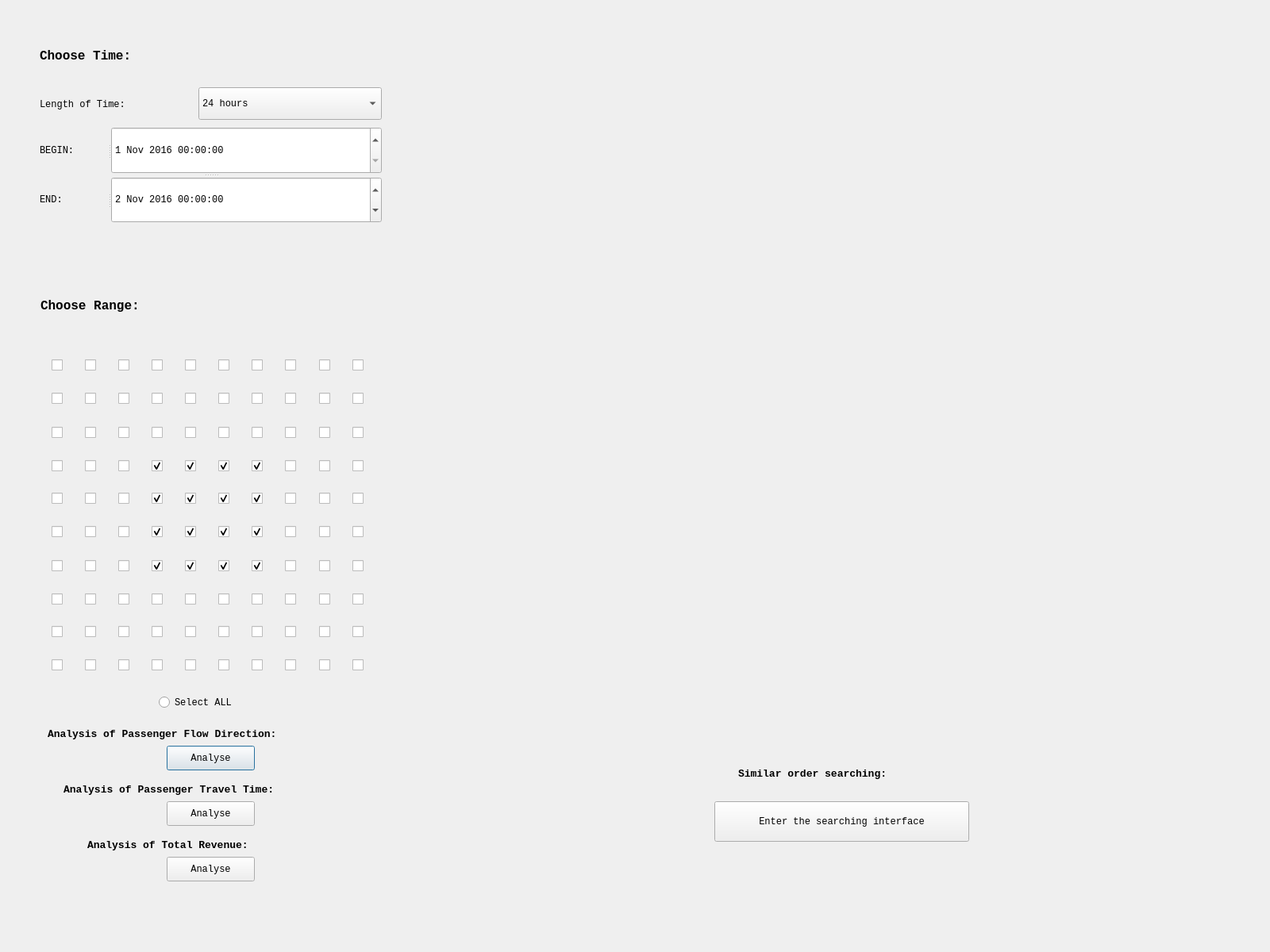
<?xml version="1.0" encoding="UTF-8"?>
<ui version="4.0">
 <class>drawing_Dialog</class>
 <widget class="QDialog" name="drawing_Dialog">
  <property name="geometry">
   <rect>
    <x>0</x>
    <y>0</y>
    <width>1600</width>
    <height>1200</height>
   </rect>
  </property>
  <property name="font">
   <font>
    <family>Consolas</family>
   </font>
  </property>
  <property name="windowTitle">
   <string>Dialog</string>
  </property>
  <property name="autoFillBackground">
   <bool>true</bool>
  </property>
  <widget class="QLabel" name="label">
   <property name="geometry">
    <rect>
     <x>50</x>
     <y>40</y>
     <width>351</width>
     <height>61</height>
    </rect>
   </property>
   <property name="text">
    <string>&lt;html&gt;&lt;head/&gt;&lt;body&gt;&lt;p&gt;&lt;span style=&quot; font-size:12pt; font-weight:600;&quot;&gt;Choose Time:&lt;/span&gt;&lt;/p&gt;&lt;/body&gt;&lt;/html&gt;</string>
   </property>
  </widget>
  <widget class="QLabel" name="label_4">
   <property name="geometry">
    <rect>
     <x>51</x>
     <y>350</y>
     <width>241</width>
     <height>71</height>
    </rect>
   </property>
   <property name="text">
    <string>&lt;html&gt;&lt;head/&gt;&lt;body&gt;&lt;p&gt;&lt;span style=&quot; font-size:12pt; font-weight:600;&quot;&gt;Choose Range:&lt;/span&gt;&lt;/p&gt;&lt;/body&gt;&lt;/html&gt;</string>
   </property>
  </widget>
  <widget class="QLabel" name="label_5">
   <property name="geometry">
    <rect>
     <x>50</x>
     <y>438</y>
     <width>421</width>
     <height>421</height>
    </rect>
   </property>
   <property name="styleSheet">
    <string notr="true">image: url(:/new/prefix1/image/map.bmp);</string>
   </property>
   <property name="text">
    <string/>
   </property>
  </widget>
  <widget class="QCheckBox" name="CHB01">
   <property name="geometry">
    <rect>
     <x>65</x>
     <y>452</y>
     <width>16</width>
     <height>16</height>
    </rect>
   </property>
   <property name="text">
    <string/>
   </property>
   <property name="iconSize">
    <size>
     <width>16</width>
     <height>16</height>
    </size>
   </property>
  </widget>
  <widget class="QCheckBox" name="CHB02">
   <property name="geometry">
    <rect>
     <x>107</x>
     <y>452</y>
     <width>16</width>
     <height>16</height>
    </rect>
   </property>
   <property name="text">
    <string/>
   </property>
   <property name="iconSize">
    <size>
     <width>16</width>
     <height>16</height>
    </size>
   </property>
  </widget>
  <widget class="QCheckBox" name="CHB04">
   <property name="geometry">
    <rect>
     <x>191</x>
     <y>452</y>
     <width>16</width>
     <height>16</height>
    </rect>
   </property>
   <property name="text">
    <string/>
   </property>
   <property name="iconSize">
    <size>
     <width>16</width>
     <height>16</height>
    </size>
   </property>
  </widget>
  <widget class="QCheckBox" name="CHB03">
   <property name="geometry">
    <rect>
     <x>149</x>
     <y>452</y>
     <width>16</width>
     <height>16</height>
    </rect>
   </property>
   <property name="text">
    <string/>
   </property>
   <property name="iconSize">
    <size>
     <width>16</width>
     <height>16</height>
    </size>
   </property>
  </widget>
  <widget class="QCheckBox" name="CHB06">
   <property name="geometry">
    <rect>
     <x>275</x>
     <y>452</y>
     <width>16</width>
     <height>16</height>
    </rect>
   </property>
   <property name="text">
    <string/>
   </property>
   <property name="iconSize">
    <size>
     <width>16</width>
     <height>16</height>
    </size>
   </property>
  </widget>
  <widget class="QCheckBox" name="CHB07">
   <property name="geometry">
    <rect>
     <x>317</x>
     <y>452</y>
     <width>16</width>
     <height>16</height>
    </rect>
   </property>
   <property name="text">
    <string/>
   </property>
   <property name="iconSize">
    <size>
     <width>16</width>
     <height>16</height>
    </size>
   </property>
  </widget>
  <widget class="QCheckBox" name="CHB05">
   <property name="geometry">
    <rect>
     <x>233</x>
     <y>452</y>
     <width>16</width>
     <height>16</height>
    </rect>
   </property>
   <property name="text">
    <string/>
   </property>
   <property name="iconSize">
    <size>
     <width>16</width>
     <height>16</height>
    </size>
   </property>
  </widget>
  <widget class="QCheckBox" name="CHB08">
   <property name="geometry">
    <rect>
     <x>359</x>
     <y>452</y>
     <width>16</width>
     <height>16</height>
    </rect>
   </property>
   <property name="text">
    <string/>
   </property>
   <property name="iconSize">
    <size>
     <width>16</width>
     <height>16</height>
    </size>
   </property>
  </widget>
  <widget class="QCheckBox" name="CHB10">
   <property name="geometry">
    <rect>
     <x>444</x>
     <y>452</y>
     <width>16</width>
     <height>16</height>
    </rect>
   </property>
   <property name="text">
    <string/>
   </property>
   <property name="iconSize">
    <size>
     <width>16</width>
     <height>16</height>
    </size>
   </property>
  </widget>
  <widget class="QCheckBox" name="CHB09">
   <property name="geometry">
    <rect>
     <x>402</x>
     <y>452</y>
     <width>16</width>
     <height>16</height>
    </rect>
   </property>
   <property name="text">
    <string/>
   </property>
   <property name="iconSize">
    <size>
     <width>16</width>
     <height>16</height>
    </size>
   </property>
  </widget>
  <widget class="QCheckBox" name="CHB19">
   <property name="geometry">
    <rect>
     <x>402</x>
     <y>494</y>
     <width>16</width>
     <height>16</height>
    </rect>
   </property>
   <property name="text">
    <string/>
   </property>
   <property name="iconSize">
    <size>
     <width>16</width>
     <height>16</height>
    </size>
   </property>
  </widget>
  <widget class="QCheckBox" name="CHB12">
   <property name="geometry">
    <rect>
     <x>107</x>
     <y>494</y>
     <width>16</width>
     <height>16</height>
    </rect>
   </property>
   <property name="text">
    <string/>
   </property>
   <property name="iconSize">
    <size>
     <width>16</width>
     <height>16</height>
    </size>
   </property>
  </widget>
  <widget class="QCheckBox" name="CHB18">
   <property name="geometry">
    <rect>
     <x>359</x>
     <y>494</y>
     <width>16</width>
     <height>16</height>
    </rect>
   </property>
   <property name="text">
    <string/>
   </property>
   <property name="iconSize">
    <size>
     <width>16</width>
     <height>16</height>
    </size>
   </property>
  </widget>
  <widget class="QCheckBox" name="CHB16">
   <property name="geometry">
    <rect>
     <x>275</x>
     <y>494</y>
     <width>16</width>
     <height>16</height>
    </rect>
   </property>
   <property name="text">
    <string/>
   </property>
   <property name="iconSize">
    <size>
     <width>16</width>
     <height>16</height>
    </size>
   </property>
  </widget>
  <widget class="QCheckBox" name="CHB17">
   <property name="geometry">
    <rect>
     <x>317</x>
     <y>494</y>
     <width>16</width>
     <height>16</height>
    </rect>
   </property>
   <property name="text">
    <string/>
   </property>
   <property name="iconSize">
    <size>
     <width>16</width>
     <height>16</height>
    </size>
   </property>
  </widget>
  <widget class="QCheckBox" name="CHB13">
   <property name="geometry">
    <rect>
     <x>149</x>
     <y>494</y>
     <width>16</width>
     <height>16</height>
    </rect>
   </property>
   <property name="text">
    <string/>
   </property>
   <property name="iconSize">
    <size>
     <width>16</width>
     <height>16</height>
    </size>
   </property>
  </widget>
  <widget class="QCheckBox" name="CHB15">
   <property name="geometry">
    <rect>
     <x>233</x>
     <y>494</y>
     <width>16</width>
     <height>16</height>
    </rect>
   </property>
   <property name="text">
    <string/>
   </property>
   <property name="iconSize">
    <size>
     <width>16</width>
     <height>16</height>
    </size>
   </property>
  </widget>
  <widget class="QCheckBox" name="CHB20">
   <property name="geometry">
    <rect>
     <x>444</x>
     <y>494</y>
     <width>16</width>
     <height>16</height>
    </rect>
   </property>
   <property name="text">
    <string/>
   </property>
   <property name="iconSize">
    <size>
     <width>16</width>
     <height>16</height>
    </size>
   </property>
  </widget>
  <widget class="QCheckBox" name="CHB11">
   <property name="geometry">
    <rect>
     <x>65</x>
     <y>494</y>
     <width>16</width>
     <height>16</height>
    </rect>
   </property>
   <property name="text">
    <string/>
   </property>
   <property name="iconSize">
    <size>
     <width>16</width>
     <height>16</height>
    </size>
   </property>
  </widget>
  <widget class="QCheckBox" name="CHB14">
   <property name="geometry">
    <rect>
     <x>191</x>
     <y>494</y>
     <width>16</width>
     <height>16</height>
    </rect>
   </property>
   <property name="text">
    <string/>
   </property>
   <property name="iconSize">
    <size>
     <width>16</width>
     <height>16</height>
    </size>
   </property>
  </widget>
  <widget class="QCheckBox" name="CHB36">
   <property name="geometry">
    <rect>
     <x>275</x>
     <y>579</y>
     <width>16</width>
     <height>16</height>
    </rect>
   </property>
   <property name="text">
    <string/>
   </property>
   <property name="iconSize">
    <size>
     <width>16</width>
     <height>16</height>
    </size>
   </property>
   <property name="checked">
    <bool>true</bool>
   </property>
  </widget>
  <widget class="QCheckBox" name="CHB22">
   <property name="geometry">
    <rect>
     <x>107</x>
     <y>537</y>
     <width>16</width>
     <height>16</height>
    </rect>
   </property>
   <property name="text">
    <string/>
   </property>
   <property name="iconSize">
    <size>
     <width>16</width>
     <height>16</height>
    </size>
   </property>
  </widget>
  <widget class="QCheckBox" name="CHB32">
   <property name="geometry">
    <rect>
     <x>107</x>
     <y>579</y>
     <width>16</width>
     <height>16</height>
    </rect>
   </property>
   <property name="text">
    <string/>
   </property>
   <property name="iconSize">
    <size>
     <width>16</width>
     <height>16</height>
    </size>
   </property>
  </widget>
  <widget class="QCheckBox" name="CHB35">
   <property name="geometry">
    <rect>
     <x>233</x>
     <y>579</y>
     <width>16</width>
     <height>16</height>
    </rect>
   </property>
   <property name="text">
    <string/>
   </property>
   <property name="iconSize">
    <size>
     <width>16</width>
     <height>16</height>
    </size>
   </property>
   <property name="checked">
    <bool>true</bool>
   </property>
   <property name="tristate">
    <bool>false</bool>
   </property>
  </widget>
  <widget class="QCheckBox" name="CHB33">
   <property name="geometry">
    <rect>
     <x>149</x>
     <y>579</y>
     <width>16</width>
     <height>16</height>
    </rect>
   </property>
   <property name="text">
    <string/>
   </property>
   <property name="iconSize">
    <size>
     <width>16</width>
     <height>16</height>
    </size>
   </property>
  </widget>
  <widget class="QCheckBox" name="CHB28">
   <property name="geometry">
    <rect>
     <x>359</x>
     <y>537</y>
     <width>16</width>
     <height>16</height>
    </rect>
   </property>
   <property name="text">
    <string/>
   </property>
   <property name="iconSize">
    <size>
     <width>16</width>
     <height>16</height>
    </size>
   </property>
  </widget>
  <widget class="QCheckBox" name="CHB39">
   <property name="geometry">
    <rect>
     <x>402</x>
     <y>579</y>
     <width>16</width>
     <height>16</height>
    </rect>
   </property>
   <property name="text">
    <string/>
   </property>
   <property name="iconSize">
    <size>
     <width>16</width>
     <height>16</height>
    </size>
   </property>
  </widget>
  <widget class="QCheckBox" name="CHB23">
   <property name="geometry">
    <rect>
     <x>149</x>
     <y>537</y>
     <width>16</width>
     <height>16</height>
    </rect>
   </property>
   <property name="text">
    <string/>
   </property>
   <property name="iconSize">
    <size>
     <width>16</width>
     <height>16</height>
    </size>
   </property>
  </widget>
  <widget class="QCheckBox" name="CHB38">
   <property name="geometry">
    <rect>
     <x>359</x>
     <y>579</y>
     <width>16</width>
     <height>16</height>
    </rect>
   </property>
   <property name="text">
    <string/>
   </property>
   <property name="iconSize">
    <size>
     <width>16</width>
     <height>16</height>
    </size>
   </property>
  </widget>
  <widget class="QCheckBox" name="CHB34">
   <property name="geometry">
    <rect>
     <x>191</x>
     <y>579</y>
     <width>16</width>
     <height>16</height>
    </rect>
   </property>
   <property name="text">
    <string/>
   </property>
   <property name="iconSize">
    <size>
     <width>16</width>
     <height>16</height>
    </size>
   </property>
   <property name="checked">
    <bool>true</bool>
   </property>
  </widget>
  <widget class="QCheckBox" name="CHB21">
   <property name="geometry">
    <rect>
     <x>65</x>
     <y>537</y>
     <width>16</width>
     <height>16</height>
    </rect>
   </property>
   <property name="text">
    <string/>
   </property>
   <property name="iconSize">
    <size>
     <width>16</width>
     <height>16</height>
    </size>
   </property>
  </widget>
  <widget class="QCheckBox" name="CHB31">
   <property name="geometry">
    <rect>
     <x>65</x>
     <y>579</y>
     <width>16</width>
     <height>16</height>
    </rect>
   </property>
   <property name="text">
    <string/>
   </property>
   <property name="iconSize">
    <size>
     <width>16</width>
     <height>16</height>
    </size>
   </property>
  </widget>
  <widget class="QCheckBox" name="CHB26">
   <property name="geometry">
    <rect>
     <x>275</x>
     <y>537</y>
     <width>16</width>
     <height>16</height>
    </rect>
   </property>
   <property name="text">
    <string/>
   </property>
   <property name="iconSize">
    <size>
     <width>16</width>
     <height>16</height>
    </size>
   </property>
  </widget>
  <widget class="QCheckBox" name="CHB24">
   <property name="geometry">
    <rect>
     <x>191</x>
     <y>537</y>
     <width>16</width>
     <height>16</height>
    </rect>
   </property>
   <property name="text">
    <string/>
   </property>
   <property name="iconSize">
    <size>
     <width>16</width>
     <height>16</height>
    </size>
   </property>
  </widget>
  <widget class="QCheckBox" name="CHB27">
   <property name="geometry">
    <rect>
     <x>317</x>
     <y>537</y>
     <width>16</width>
     <height>16</height>
    </rect>
   </property>
   <property name="text">
    <string/>
   </property>
   <property name="iconSize">
    <size>
     <width>16</width>
     <height>16</height>
    </size>
   </property>
  </widget>
  <widget class="QCheckBox" name="CHB29">
   <property name="geometry">
    <rect>
     <x>402</x>
     <y>537</y>
     <width>16</width>
     <height>16</height>
    </rect>
   </property>
   <property name="text">
    <string/>
   </property>
   <property name="iconSize">
    <size>
     <width>16</width>
     <height>16</height>
    </size>
   </property>
  </widget>
  <widget class="QCheckBox" name="CHB37">
   <property name="geometry">
    <rect>
     <x>317</x>
     <y>579</y>
     <width>16</width>
     <height>16</height>
    </rect>
   </property>
   <property name="text">
    <string/>
   </property>
   <property name="iconSize">
    <size>
     <width>16</width>
     <height>16</height>
    </size>
   </property>
   <property name="checked">
    <bool>true</bool>
   </property>
  </widget>
  <widget class="QCheckBox" name="CHB25">
   <property name="geometry">
    <rect>
     <x>233</x>
     <y>537</y>
     <width>16</width>
     <height>16</height>
    </rect>
   </property>
   <property name="text">
    <string/>
   </property>
   <property name="iconSize">
    <size>
     <width>16</width>
     <height>16</height>
    </size>
   </property>
  </widget>
  <widget class="QCheckBox" name="CHB40">
   <property name="geometry">
    <rect>
     <x>444</x>
     <y>579</y>
     <width>16</width>
     <height>16</height>
    </rect>
   </property>
   <property name="text">
    <string/>
   </property>
   <property name="iconSize">
    <size>
     <width>16</width>
     <height>16</height>
    </size>
   </property>
  </widget>
  <widget class="QCheckBox" name="CHB30">
   <property name="geometry">
    <rect>
     <x>444</x>
     <y>537</y>
     <width>16</width>
     <height>16</height>
    </rect>
   </property>
   <property name="text">
    <string/>
   </property>
   <property name="iconSize">
    <size>
     <width>16</width>
     <height>16</height>
    </size>
   </property>
  </widget>
  <widget class="QCheckBox" name="CHB76">
   <property name="geometry">
    <rect>
     <x>275</x>
     <y>747</y>
     <width>16</width>
     <height>16</height>
    </rect>
   </property>
   <property name="text">
    <string/>
   </property>
   <property name="iconSize">
    <size>
     <width>16</width>
     <height>16</height>
    </size>
   </property>
  </widget>
  <widget class="QCheckBox" name="CHB74">
   <property name="geometry">
    <rect>
     <x>191</x>
     <y>747</y>
     <width>16</width>
     <height>16</height>
    </rect>
   </property>
   <property name="text">
    <string/>
   </property>
   <property name="iconSize">
    <size>
     <width>16</width>
     <height>16</height>
    </size>
   </property>
  </widget>
  <widget class="QCheckBox" name="CHB70">
   <property name="geometry">
    <rect>
     <x>444</x>
     <y>705</y>
     <width>16</width>
     <height>16</height>
    </rect>
   </property>
   <property name="text">
    <string/>
   </property>
   <property name="iconSize">
    <size>
     <width>16</width>
     <height>16</height>
    </size>
   </property>
  </widget>
  <widget class="QCheckBox" name="CHB78">
   <property name="geometry">
    <rect>
     <x>359</x>
     <y>747</y>
     <width>16</width>
     <height>16</height>
    </rect>
   </property>
   <property name="text">
    <string/>
   </property>
   <property name="iconSize">
    <size>
     <width>16</width>
     <height>16</height>
    </size>
   </property>
  </widget>
  <widget class="QCheckBox" name="CHB54">
   <property name="geometry">
    <rect>
     <x>191</x>
     <y>662</y>
     <width>16</width>
     <height>16</height>
    </rect>
   </property>
   <property name="text">
    <string/>
   </property>
   <property name="iconSize">
    <size>
     <width>16</width>
     <height>16</height>
    </size>
   </property>
   <property name="checked">
    <bool>true</bool>
   </property>
  </widget>
  <widget class="QCheckBox" name="CHB62">
   <property name="geometry">
    <rect>
     <x>107</x>
     <y>705</y>
     <width>16</width>
     <height>16</height>
    </rect>
   </property>
   <property name="text">
    <string/>
   </property>
   <property name="iconSize">
    <size>
     <width>16</width>
     <height>16</height>
    </size>
   </property>
  </widget>
  <widget class="QCheckBox" name="CHB41">
   <property name="geometry">
    <rect>
     <x>65</x>
     <y>620</y>
     <width>16</width>
     <height>16</height>
    </rect>
   </property>
   <property name="text">
    <string/>
   </property>
   <property name="iconSize">
    <size>
     <width>16</width>
     <height>16</height>
    </size>
   </property>
  </widget>
  <widget class="QCheckBox" name="CHB56">
   <property name="geometry">
    <rect>
     <x>275</x>
     <y>662</y>
     <width>16</width>
     <height>16</height>
    </rect>
   </property>
   <property name="text">
    <string/>
   </property>
   <property name="iconSize">
    <size>
     <width>16</width>
     <height>16</height>
    </size>
   </property>
   <property name="checked">
    <bool>true</bool>
   </property>
  </widget>
  <widget class="QCheckBox" name="CHB45">
   <property name="geometry">
    <rect>
     <x>233</x>
     <y>620</y>
     <width>16</width>
     <height>16</height>
    </rect>
   </property>
   <property name="text">
    <string/>
   </property>
   <property name="iconSize">
    <size>
     <width>16</width>
     <height>16</height>
    </size>
   </property>
   <property name="checked">
    <bool>true</bool>
   </property>
  </widget>
  <widget class="QCheckBox" name="CHB42">
   <property name="geometry">
    <rect>
     <x>107</x>
     <y>620</y>
     <width>16</width>
     <height>16</height>
    </rect>
   </property>
   <property name="text">
    <string/>
   </property>
   <property name="iconSize">
    <size>
     <width>16</width>
     <height>16</height>
    </size>
   </property>
  </widget>
  <widget class="QCheckBox" name="CHB75">
   <property name="geometry">
    <rect>
     <x>233</x>
     <y>747</y>
     <width>16</width>
     <height>16</height>
    </rect>
   </property>
   <property name="text">
    <string/>
   </property>
   <property name="iconSize">
    <size>
     <width>16</width>
     <height>16</height>
    </size>
   </property>
  </widget>
  <widget class="QCheckBox" name="CHB49">
   <property name="geometry">
    <rect>
     <x>402</x>
     <y>620</y>
     <width>16</width>
     <height>16</height>
    </rect>
   </property>
   <property name="text">
    <string/>
   </property>
   <property name="iconSize">
    <size>
     <width>16</width>
     <height>16</height>
    </size>
   </property>
  </widget>
  <widget class="QCheckBox" name="CHB77">
   <property name="geometry">
    <rect>
     <x>317</x>
     <y>747</y>
     <width>16</width>
     <height>16</height>
    </rect>
   </property>
   <property name="text">
    <string/>
   </property>
   <property name="iconSize">
    <size>
     <width>16</width>
     <height>16</height>
    </size>
   </property>
  </widget>
  <widget class="QCheckBox" name="CHB61">
   <property name="geometry">
    <rect>
     <x>65</x>
     <y>705</y>
     <width>16</width>
     <height>16</height>
    </rect>
   </property>
   <property name="text">
    <string/>
   </property>
   <property name="iconSize">
    <size>
     <width>16</width>
     <height>16</height>
    </size>
   </property>
  </widget>
  <widget class="QCheckBox" name="CHB67">
   <property name="geometry">
    <rect>
     <x>317</x>
     <y>705</y>
     <width>16</width>
     <height>16</height>
    </rect>
   </property>
   <property name="text">
    <string/>
   </property>
   <property name="iconSize">
    <size>
     <width>16</width>
     <height>16</height>
    </size>
   </property>
   <property name="checked">
    <bool>true</bool>
   </property>
  </widget>
  <widget class="QCheckBox" name="CHB48">
   <property name="geometry">
    <rect>
     <x>359</x>
     <y>620</y>
     <width>16</width>
     <height>16</height>
    </rect>
   </property>
   <property name="text">
    <string/>
   </property>
   <property name="iconSize">
    <size>
     <width>16</width>
     <height>16</height>
    </size>
   </property>
  </widget>
  <widget class="QCheckBox" name="CHB64">
   <property name="geometry">
    <rect>
     <x>191</x>
     <y>705</y>
     <width>16</width>
     <height>16</height>
    </rect>
   </property>
   <property name="text">
    <string/>
   </property>
   <property name="iconSize">
    <size>
     <width>16</width>
     <height>16</height>
    </size>
   </property>
   <property name="checked">
    <bool>true</bool>
   </property>
  </widget>
  <widget class="QCheckBox" name="CHB52">
   <property name="geometry">
    <rect>
     <x>107</x>
     <y>662</y>
     <width>16</width>
     <height>16</height>
    </rect>
   </property>
   <property name="text">
    <string/>
   </property>
   <property name="iconSize">
    <size>
     <width>16</width>
     <height>16</height>
    </size>
   </property>
  </widget>
  <widget class="QCheckBox" name="CHB43">
   <property name="geometry">
    <rect>
     <x>149</x>
     <y>620</y>
     <width>16</width>
     <height>16</height>
    </rect>
   </property>
   <property name="text">
    <string/>
   </property>
   <property name="iconSize">
    <size>
     <width>16</width>
     <height>16</height>
    </size>
   </property>
  </widget>
  <widget class="QCheckBox" name="CHB60">
   <property name="geometry">
    <rect>
     <x>444</x>
     <y>662</y>
     <width>16</width>
     <height>16</height>
    </rect>
   </property>
   <property name="text">
    <string/>
   </property>
   <property name="iconSize">
    <size>
     <width>16</width>
     <height>16</height>
    </size>
   </property>
  </widget>
  <widget class="QCheckBox" name="CHB50">
   <property name="geometry">
    <rect>
     <x>444</x>
     <y>620</y>
     <width>16</width>
     <height>16</height>
    </rect>
   </property>
   <property name="text">
    <string/>
   </property>
   <property name="iconSize">
    <size>
     <width>16</width>
     <height>16</height>
    </size>
   </property>
  </widget>
  <widget class="QCheckBox" name="CHB72">
   <property name="geometry">
    <rect>
     <x>107</x>
     <y>747</y>
     <width>16</width>
     <height>16</height>
    </rect>
   </property>
   <property name="text">
    <string/>
   </property>
   <property name="iconSize">
    <size>
     <width>16</width>
     <height>16</height>
    </size>
   </property>
  </widget>
  <widget class="QCheckBox" name="CHB46">
   <property name="geometry">
    <rect>
     <x>275</x>
     <y>620</y>
     <width>16</width>
     <height>16</height>
    </rect>
   </property>
   <property name="text">
    <string/>
   </property>
   <property name="iconSize">
    <size>
     <width>16</width>
     <height>16</height>
    </size>
   </property>
   <property name="checked">
    <bool>true</bool>
   </property>
  </widget>
  <widget class="QCheckBox" name="CHB79">
   <property name="geometry">
    <rect>
     <x>402</x>
     <y>747</y>
     <width>16</width>
     <height>16</height>
    </rect>
   </property>
   <property name="text">
    <string/>
   </property>
   <property name="iconSize">
    <size>
     <width>16</width>
     <height>16</height>
    </size>
   </property>
  </widget>
  <widget class="QCheckBox" name="CHB51">
   <property name="geometry">
    <rect>
     <x>65</x>
     <y>662</y>
     <width>16</width>
     <height>16</height>
    </rect>
   </property>
   <property name="text">
    <string/>
   </property>
   <property name="iconSize">
    <size>
     <width>16</width>
     <height>16</height>
    </size>
   </property>
  </widget>
  <widget class="QCheckBox" name="CHB44">
   <property name="geometry">
    <rect>
     <x>191</x>
     <y>620</y>
     <width>16</width>
     <height>16</height>
    </rect>
   </property>
   <property name="text">
    <string/>
   </property>
   <property name="iconSize">
    <size>
     <width>16</width>
     <height>16</height>
    </size>
   </property>
   <property name="checked">
    <bool>true</bool>
   </property>
  </widget>
  <widget class="QCheckBox" name="CHB69">
   <property name="geometry">
    <rect>
     <x>402</x>
     <y>705</y>
     <width>16</width>
     <height>16</height>
    </rect>
   </property>
   <property name="text">
    <string/>
   </property>
   <property name="iconSize">
    <size>
     <width>16</width>
     <height>16</height>
    </size>
   </property>
  </widget>
  <widget class="QCheckBox" name="CHB68">
   <property name="geometry">
    <rect>
     <x>359</x>
     <y>705</y>
     <width>16</width>
     <height>16</height>
    </rect>
   </property>
   <property name="text">
    <string/>
   </property>
   <property name="iconSize">
    <size>
     <width>16</width>
     <height>16</height>
    </size>
   </property>
  </widget>
  <widget class="QCheckBox" name="CHB53">
   <property name="geometry">
    <rect>
     <x>149</x>
     <y>662</y>
     <width>16</width>
     <height>16</height>
    </rect>
   </property>
   <property name="text">
    <string/>
   </property>
   <property name="iconSize">
    <size>
     <width>16</width>
     <height>16</height>
    </size>
   </property>
  </widget>
  <widget class="QCheckBox" name="CHB47">
   <property name="geometry">
    <rect>
     <x>317</x>
     <y>620</y>
     <width>16</width>
     <height>16</height>
    </rect>
   </property>
   <property name="text">
    <string/>
   </property>
   <property name="iconSize">
    <size>
     <width>16</width>
     <height>16</height>
    </size>
   </property>
   <property name="checked">
    <bool>true</bool>
   </property>
  </widget>
  <widget class="QCheckBox" name="CHB80">
   <property name="geometry">
    <rect>
     <x>444</x>
     <y>747</y>
     <width>16</width>
     <height>16</height>
    </rect>
   </property>
   <property name="text">
    <string/>
   </property>
   <property name="iconSize">
    <size>
     <width>16</width>
     <height>16</height>
    </size>
   </property>
  </widget>
  <widget class="QCheckBox" name="CHB58">
   <property name="geometry">
    <rect>
     <x>359</x>
     <y>662</y>
     <width>16</width>
     <height>16</height>
    </rect>
   </property>
   <property name="text">
    <string/>
   </property>
   <property name="iconSize">
    <size>
     <width>16</width>
     <height>16</height>
    </size>
   </property>
  </widget>
  <widget class="QCheckBox" name="CHB65">
   <property name="geometry">
    <rect>
     <x>233</x>
     <y>705</y>
     <width>16</width>
     <height>16</height>
    </rect>
   </property>
   <property name="text">
    <string/>
   </property>
   <property name="iconSize">
    <size>
     <width>16</width>
     <height>16</height>
    </size>
   </property>
   <property name="checked">
    <bool>true</bool>
   </property>
  </widget>
  <widget class="QCheckBox" name="CHB57">
   <property name="geometry">
    <rect>
     <x>317</x>
     <y>662</y>
     <width>16</width>
     <height>16</height>
    </rect>
   </property>
   <property name="text">
    <string/>
   </property>
   <property name="iconSize">
    <size>
     <width>16</width>
     <height>16</height>
    </size>
   </property>
   <property name="checked">
    <bool>true</bool>
   </property>
  </widget>
  <widget class="QCheckBox" name="CHB71">
   <property name="geometry">
    <rect>
     <x>65</x>
     <y>747</y>
     <width>16</width>
     <height>16</height>
    </rect>
   </property>
   <property name="text">
    <string/>
   </property>
   <property name="iconSize">
    <size>
     <width>16</width>
     <height>16</height>
    </size>
   </property>
  </widget>
  <widget class="QCheckBox" name="CHB59">
   <property name="geometry">
    <rect>
     <x>402</x>
     <y>662</y>
     <width>16</width>
     <height>16</height>
    </rect>
   </property>
   <property name="text">
    <string/>
   </property>
   <property name="iconSize">
    <size>
     <width>16</width>
     <height>16</height>
    </size>
   </property>
  </widget>
  <widget class="QCheckBox" name="CHB66">
   <property name="geometry">
    <rect>
     <x>275</x>
     <y>705</y>
     <width>16</width>
     <height>16</height>
    </rect>
   </property>
   <property name="text">
    <string/>
   </property>
   <property name="iconSize">
    <size>
     <width>16</width>
     <height>16</height>
    </size>
   </property>
   <property name="checked">
    <bool>true</bool>
   </property>
  </widget>
  <widget class="QCheckBox" name="CHB55">
   <property name="geometry">
    <rect>
     <x>233</x>
     <y>662</y>
     <width>16</width>
     <height>16</height>
    </rect>
   </property>
   <property name="text">
    <string/>
   </property>
   <property name="iconSize">
    <size>
     <width>16</width>
     <height>16</height>
    </size>
   </property>
   <property name="checked">
    <bool>true</bool>
   </property>
  </widget>
  <widget class="QCheckBox" name="CHB73">
   <property name="geometry">
    <rect>
     <x>149</x>
     <y>747</y>
     <width>16</width>
     <height>16</height>
    </rect>
   </property>
   <property name="text">
    <string/>
   </property>
   <property name="iconSize">
    <size>
     <width>16</width>
     <height>16</height>
    </size>
   </property>
  </widget>
  <widget class="QCheckBox" name="CHB63">
   <property name="geometry">
    <rect>
     <x>149</x>
     <y>705</y>
     <width>16</width>
     <height>16</height>
    </rect>
   </property>
   <property name="text">
    <string/>
   </property>
   <property name="iconSize">
    <size>
     <width>16</width>
     <height>16</height>
    </size>
   </property>
  </widget>
  <widget class="QCheckBox" name="CHB95">
   <property name="geometry">
    <rect>
     <x>233</x>
     <y>830</y>
     <width>16</width>
     <height>16</height>
    </rect>
   </property>
   <property name="text">
    <string/>
   </property>
   <property name="iconSize">
    <size>
     <width>16</width>
     <height>16</height>
    </size>
   </property>
  </widget>
  <widget class="QCheckBox" name="CHB91">
   <property name="geometry">
    <rect>
     <x>65</x>
     <y>830</y>
     <width>16</width>
     <height>16</height>
    </rect>
   </property>
   <property name="text">
    <string/>
   </property>
   <property name="iconSize">
    <size>
     <width>16</width>
     <height>16</height>
    </size>
   </property>
  </widget>
  <widget class="QCheckBox" name="CHB99">
   <property name="geometry">
    <rect>
     <x>402</x>
     <y>830</y>
     <width>16</width>
     <height>16</height>
    </rect>
   </property>
   <property name="text">
    <string/>
   </property>
   <property name="iconSize">
    <size>
     <width>16</width>
     <height>16</height>
    </size>
   </property>
  </widget>
  <widget class="QCheckBox" name="CHB87">
   <property name="geometry">
    <rect>
     <x>317</x>
     <y>788</y>
     <width>16</width>
     <height>16</height>
    </rect>
   </property>
   <property name="text">
    <string/>
   </property>
   <property name="iconSize">
    <size>
     <width>16</width>
     <height>16</height>
    </size>
   </property>
  </widget>
  <widget class="QCheckBox" name="CHB84">
   <property name="geometry">
    <rect>
     <x>191</x>
     <y>788</y>
     <width>16</width>
     <height>16</height>
    </rect>
   </property>
   <property name="text">
    <string/>
   </property>
   <property name="iconSize">
    <size>
     <width>16</width>
     <height>16</height>
    </size>
   </property>
  </widget>
  <widget class="QCheckBox" name="CHB90">
   <property name="geometry">
    <rect>
     <x>444</x>
     <y>788</y>
     <width>16</width>
     <height>16</height>
    </rect>
   </property>
   <property name="text">
    <string/>
   </property>
   <property name="iconSize">
    <size>
     <width>16</width>
     <height>16</height>
    </size>
   </property>
  </widget>
  <widget class="QCheckBox" name="CHB92">
   <property name="geometry">
    <rect>
     <x>107</x>
     <y>830</y>
     <width>16</width>
     <height>16</height>
    </rect>
   </property>
   <property name="text">
    <string/>
   </property>
   <property name="iconSize">
    <size>
     <width>16</width>
     <height>16</height>
    </size>
   </property>
  </widget>
  <widget class="QCheckBox" name="CHB94">
   <property name="geometry">
    <rect>
     <x>191</x>
     <y>830</y>
     <width>16</width>
     <height>16</height>
    </rect>
   </property>
   <property name="text">
    <string/>
   </property>
   <property name="iconSize">
    <size>
     <width>16</width>
     <height>16</height>
    </size>
   </property>
  </widget>
  <widget class="QCheckBox" name="CHB81">
   <property name="geometry">
    <rect>
     <x>65</x>
     <y>788</y>
     <width>16</width>
     <height>16</height>
    </rect>
   </property>
   <property name="text">
    <string/>
   </property>
   <property name="iconSize">
    <size>
     <width>16</width>
     <height>16</height>
    </size>
   </property>
  </widget>
  <widget class="QCheckBox" name="CHB98">
   <property name="geometry">
    <rect>
     <x>359</x>
     <y>830</y>
     <width>16</width>
     <height>16</height>
    </rect>
   </property>
   <property name="text">
    <string/>
   </property>
   <property name="iconSize">
    <size>
     <width>16</width>
     <height>16</height>
    </size>
   </property>
  </widget>
  <widget class="QCheckBox" name="CHB93">
   <property name="geometry">
    <rect>
     <x>149</x>
     <y>830</y>
     <width>16</width>
     <height>16</height>
    </rect>
   </property>
   <property name="text">
    <string/>
   </property>
   <property name="iconSize">
    <size>
     <width>16</width>
     <height>16</height>
    </size>
   </property>
  </widget>
  <widget class="QCheckBox" name="CHB85">
   <property name="geometry">
    <rect>
     <x>233</x>
     <y>788</y>
     <width>16</width>
     <height>16</height>
    </rect>
   </property>
   <property name="text">
    <string/>
   </property>
   <property name="iconSize">
    <size>
     <width>16</width>
     <height>16</height>
    </size>
   </property>
  </widget>
  <widget class="QCheckBox" name="CHB86">
   <property name="geometry">
    <rect>
     <x>275</x>
     <y>788</y>
     <width>16</width>
     <height>16</height>
    </rect>
   </property>
   <property name="text">
    <string/>
   </property>
   <property name="iconSize">
    <size>
     <width>16</width>
     <height>16</height>
    </size>
   </property>
  </widget>
  <widget class="QCheckBox" name="CHB82">
   <property name="geometry">
    <rect>
     <x>107</x>
     <y>788</y>
     <width>16</width>
     <height>16</height>
    </rect>
   </property>
   <property name="text">
    <string/>
   </property>
   <property name="iconSize">
    <size>
     <width>16</width>
     <height>16</height>
    </size>
   </property>
  </widget>
  <widget class="QCheckBox" name="CHB83">
   <property name="geometry">
    <rect>
     <x>149</x>
     <y>788</y>
     <width>16</width>
     <height>16</height>
    </rect>
   </property>
   <property name="text">
    <string/>
   </property>
   <property name="iconSize">
    <size>
     <width>16</width>
     <height>16</height>
    </size>
   </property>
  </widget>
  <widget class="QCheckBox" name="CHB89">
   <property name="geometry">
    <rect>
     <x>402</x>
     <y>788</y>
     <width>16</width>
     <height>16</height>
    </rect>
   </property>
   <property name="text">
    <string/>
   </property>
   <property name="iconSize">
    <size>
     <width>16</width>
     <height>16</height>
    </size>
   </property>
  </widget>
  <widget class="QCheckBox" name="CHB100">
   <property name="geometry">
    <rect>
     <x>444</x>
     <y>830</y>
     <width>16</width>
     <height>16</height>
    </rect>
   </property>
   <property name="text">
    <string/>
   </property>
   <property name="iconSize">
    <size>
     <width>16</width>
     <height>16</height>
    </size>
   </property>
  </widget>
  <widget class="QCheckBox" name="CHB88">
   <property name="geometry">
    <rect>
     <x>359</x>
     <y>788</y>
     <width>16</width>
     <height>16</height>
    </rect>
   </property>
   <property name="text">
    <string/>
   </property>
   <property name="iconSize">
    <size>
     <width>16</width>
     <height>16</height>
    </size>
   </property>
  </widget>
  <widget class="QCheckBox" name="CHB96">
   <property name="geometry">
    <rect>
     <x>275</x>
     <y>830</y>
     <width>16</width>
     <height>16</height>
    </rect>
   </property>
   <property name="text">
    <string/>
   </property>
   <property name="iconSize">
    <size>
     <width>16</width>
     <height>16</height>
    </size>
   </property>
  </widget>
  <widget class="QCheckBox" name="CHB97">
   <property name="geometry">
    <rect>
     <x>317</x>
     <y>830</y>
     <width>16</width>
     <height>16</height>
    </rect>
   </property>
   <property name="text">
    <string/>
   </property>
   <property name="iconSize">
    <size>
     <width>16</width>
     <height>16</height>
    </size>
   </property>
  </widget>
  <widget class="QLabel" name="label_6">
   <property name="geometry">
    <rect>
     <x>50</x>
     <y>120</y>
     <width>341</width>
     <height>23</height>
    </rect>
   </property>
   <property name="text">
    <string>Length of Time:</string>
   </property>
  </widget>
  <widget class="QComboBox" name="comboBox">
   <property name="geometry">
    <rect>
     <x>250</x>
     <y>110</y>
     <width>231</width>
     <height>41</height>
    </rect>
   </property>
   <property name="currentText">
    <string>24 hours</string>
   </property>
   <property name="currentIndex">
    <number>6</number>
   </property>
   <item>
    <property name="text">
     <string>10 minutes</string>
    </property>
   </item>
   <item>
    <property name="text">
     <string>30 minutes</string>
    </property>
   </item>
   <item>
    <property name="text">
     <string>1 hour</string>
    </property>
   </item>
   <item>
    <property name="text">
     <string>2 hours</string>
    </property>
   </item>
   <item>
    <property name="text">
     <string>6 hours</string>
    </property>
   </item>
   <item>
    <property name="text">
     <string>12 hours</string>
    </property>
   </item>
   <item>
    <property name="text">
     <string>24 hours</string>
    </property>
   </item>
   <item>
    <property name="text">
     <string>3 days</string>
    </property>
   </item>
   <item>
    <property name="text">
     <string>7 days</string>
    </property>
   </item>
   <item>
    <property name="text">
     <string>10 days</string>
    </property>
   </item>
   <item>
    <property name="text">
     <string>16 days</string>
    </property>
   </item>
  </widget>
  <widget class="QPushButton" name="pushButton">
   <property name="geometry">
    <rect>
     <x>210</x>
     <y>940</y>
     <width>111</width>
     <height>31</height>
    </rect>
   </property>
   <property name="text">
    <string>Analyse</string>
   </property>
  </widget>
  <widget class="QLabel" name="label_7">
   <property name="geometry">
    <rect>
     <x>60</x>
     <y>900</y>
     <width>421</width>
     <height>51</height>
    </rect>
   </property>
   <property name="text">
    <string>&lt;html&gt;&lt;head/&gt;&lt;body&gt;&lt;p&gt;&lt;span style=&quot; font-size:10pt; font-weight:600;&quot;&gt;Analysis of Passenger Flow Direction:&lt;/span&gt;&lt;/p&gt;&lt;/body&gt;&lt;/html&gt;</string>
   </property>
  </widget>
  <widget class="QRadioButton" name="radioButton">
   <property name="geometry">
    <rect>
     <x>200</x>
     <y>870</y>
     <width>161</width>
     <height>31</height>
    </rect>
   </property>
   <property name="text">
    <string>Select ALL</string>
   </property>
  </widget>
  <widget class="QLabel" name="label_8">
   <property name="geometry">
    <rect>
     <x>80</x>
     <y>970</y>
     <width>421</width>
     <height>51</height>
    </rect>
   </property>
   <property name="text">
    <string>&lt;html&gt;&lt;head/&gt;&lt;body&gt;&lt;p&gt;&lt;span style=&quot; font-size:10pt; font-weight:600;&quot;&gt;Analysis of Passenger Travel Time:&lt;/span&gt;&lt;/p&gt;&lt;/body&gt;&lt;/html&gt;</string>
   </property>
  </widget>
  <widget class="QPushButton" name="pushButton_2">
   <property name="geometry">
    <rect>
     <x>210</x>
     <y>1010</y>
     <width>111</width>
     <height>31</height>
    </rect>
   </property>
   <property name="text">
    <string>Analyse</string>
   </property>
  </widget>
  <widget class="QPushButton" name="pushButton_3">
   <property name="geometry">
    <rect>
     <x>210</x>
     <y>1080</y>
     <width>111</width>
     <height>31</height>
    </rect>
   </property>
   <property name="text">
    <string>Analyse</string>
   </property>
  </widget>
  <widget class="QLabel" name="label_9">
   <property name="geometry">
    <rect>
     <x>110</x>
     <y>1040</y>
     <width>421</width>
     <height>51</height>
    </rect>
   </property>
   <property name="text">
    <string>&lt;html&gt;&lt;head/&gt;&lt;body&gt;&lt;p&gt;&lt;span style=&quot; font-size:10pt; font-weight:600;&quot;&gt;Analysis of Total Revenue:&lt;/span&gt;&lt;/p&gt;&lt;/body&gt;&lt;/html&gt;</string>
   </property>
  </widget>
  <widget class="QLabel" name="label_11">
   <property name="geometry">
    <rect>
     <x>930</x>
     <y>950</y>
     <width>421</width>
     <height>51</height>
    </rect>
   </property>
   <property name="text">
    <string>&lt;html&gt;&lt;head/&gt;&lt;body&gt;&lt;p&gt;&lt;span style=&quot; font-size:10pt; font-weight:600;&quot;&gt;Similar order searching:&lt;/span&gt;&lt;/p&gt;&lt;/body&gt;&lt;/html&gt;</string>
   </property>
  </widget>
  <widget class="QPushButton" name="pushButton_5">
   <property name="geometry">
    <rect>
     <x>900</x>
     <y>1010</y>
     <width>321</width>
     <height>51</height>
    </rect>
   </property>
   <property name="text">
    <string>Enter the searching interface</string>
   </property>
  </widget>
  <widget class="QSplitter" name="splitter_3">
   <property name="geometry">
    <rect>
     <x>50</x>
     <y>160</y>
     <width>431</width>
     <height>121</height>
    </rect>
   </property>
   <property name="orientation">
    <enum>Qt::Vertical</enum>
   </property>
   <widget class="QSplitter" name="splitter">
    <property name="orientation">
     <enum>Qt::Horizontal</enum>
    </property>
    <widget class="QLabel" name="label_2">
     <property name="text">
      <string>BEGIN:</string>
     </property>
    </widget>
    <widget class="QDateTimeEdit" name="dateTimeEdit">
     <property name="locale">
      <locale language="English" country="UnitedStates"/>
     </property>
     <property name="dateTime">
      <datetime>
       <hour>0</hour>
       <minute>0</minute>
       <second>0</second>
       <year>2016</year>
       <month>11</month>
       <day>1</day>
      </datetime>
     </property>
     <property name="maximumDateTime">
      <datetime>
       <hour>23</hour>
       <minute>59</minute>
       <second>59</second>
       <year>2016</year>
       <month>11</month>
       <day>30</day>
      </datetime>
     </property>
     <property name="minimumDateTime">
      <datetime>
       <hour>0</hour>
       <minute>0</minute>
       <second>0</second>
       <year>2016</year>
       <month>11</month>
       <day>1</day>
      </datetime>
     </property>
    </widget>
   </widget>
   <widget class="QSplitter" name="splitter_2">
    <property name="orientation">
     <enum>Qt::Horizontal</enum>
    </property>
    <widget class="QLabel" name="label_3">
     <property name="text">
      <string>END:  </string>
     </property>
    </widget>
    <widget class="QDateTimeEdit" name="dateTimeEdit_2">
     <property name="locale">
      <locale language="English" country="UnitedStates"/>
     </property>
     <property name="readOnly">
      <bool>false</bool>
     </property>
     <property name="dateTime">
      <datetime>
       <hour>0</hour>
       <minute>0</minute>
       <second>0</second>
       <year>2016</year>
       <month>11</month>
       <day>2</day>
      </datetime>
     </property>
     <property name="maximumDateTime">
      <datetime>
       <hour>23</hour>
       <minute>59</minute>
       <second>59</second>
       <year>2016</year>
       <month>11</month>
       <day>30</day>
      </datetime>
     </property>
     <property name="minimumDateTime">
      <datetime>
       <hour>0</hour>
       <minute>0</minute>
       <second>0</second>
       <year>2016</year>
       <month>11</month>
       <day>1</day>
      </datetime>
     </property>
    </widget>
   </widget>
  </widget>
 </widget>
 <resources/>
 <connections/>
</ui>
